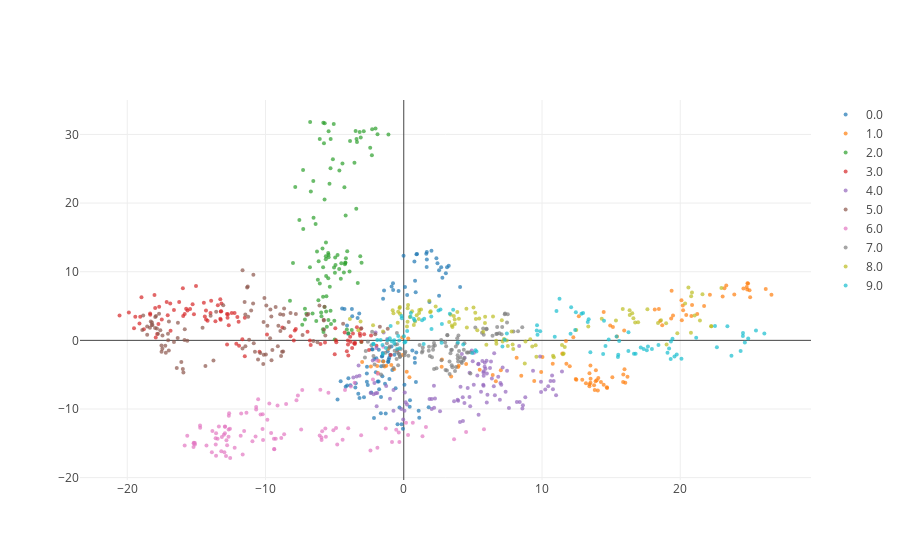

Here is the notebook cell this chart was saved with:
### Code cell
plotter(xs, style='.', reduce_kwargs={'ndims': 2})
